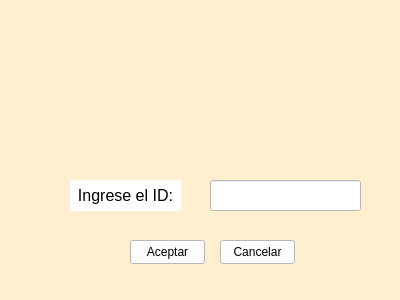
<?xml version="1.0" encoding="UTF-8"?>
<ui version="4.0">
 <class>Form</class>
 <widget class="QWidget" name="Form">
  <property name="geometry">
   <rect>
    <x>0</x>
    <y>0</y>
    <width>400</width>
    <height>300</height>
   </rect>
  </property>
  <property name="windowTitle">
   <string>Form</string>
  </property>
  <property name="styleSheet">
   <string notr="true">background-color: rgb(255, 239, 207);</string>
  </property>
  <widget class="QPushButton" name="aceptar">
   <property name="geometry">
    <rect>
     <x>130</x>
     <y>240</y>
     <width>75</width>
     <height>24</height>
    </rect>
   </property>
   <property name="styleSheet">
    <string notr="true">background-color: rgb(255, 255, 255);</string>
   </property>
   <property name="text">
    <string>Aceptar</string>
   </property>
  </widget>
  <widget class="QLabel" name="label">
   <property name="geometry">
    <rect>
     <x>70</x>
     <y>180</y>
     <width>111</width>
     <height>31</height>
    </rect>
   </property>
   <property name="styleSheet">
    <string notr="true">background-color: rgb(255, 255, 255);</string>
   </property>
   <property name="text">
    <string>&lt;html&gt;&lt;head/&gt;&lt;body&gt;&lt;p align=&quot;center&quot;&gt;&lt;span style=&quot; font-size:12pt;&quot;&gt;Ingrese el ID:&lt;/span&gt;&lt;/p&gt;&lt;/body&gt;&lt;/html&gt;</string>
   </property>
  </widget>
  <widget class="QLineEdit" name="id">
   <property name="geometry">
    <rect>
     <x>210</x>
     <y>180</y>
     <width>151</width>
     <height>31</height>
    </rect>
   </property>
   <property name="styleSheet">
    <string notr="true">background-color: rgb(255, 255, 255);</string>
   </property>
  </widget>
  <widget class="QPushButton" name="cancelar">
   <property name="geometry">
    <rect>
     <x>220</x>
     <y>240</y>
     <width>75</width>
     <height>24</height>
    </rect>
   </property>
   <property name="styleSheet">
    <string notr="true">background-color: rgb(255, 255, 255);</string>
   </property>
   <property name="text">
    <string>Cancelar</string>
   </property>
  </widget>
  <widget class="QLabel" name="label_2">
   <property name="geometry">
    <rect>
     <x>150</x>
     <y>30</y>
     <width>101</width>
     <height>111</height>
    </rect>
   </property>
   <property name="text">
    <string/>
   </property>
   <property name="pixmap">
    <pixmap>Imagenes usadas/d.png</pixmap>
   </property>
   <property name="scaledContents">
    <bool>true</bool>
   </property>
  </widget>
 </widget>
 <resources/>
 <connections/>
</ui>
